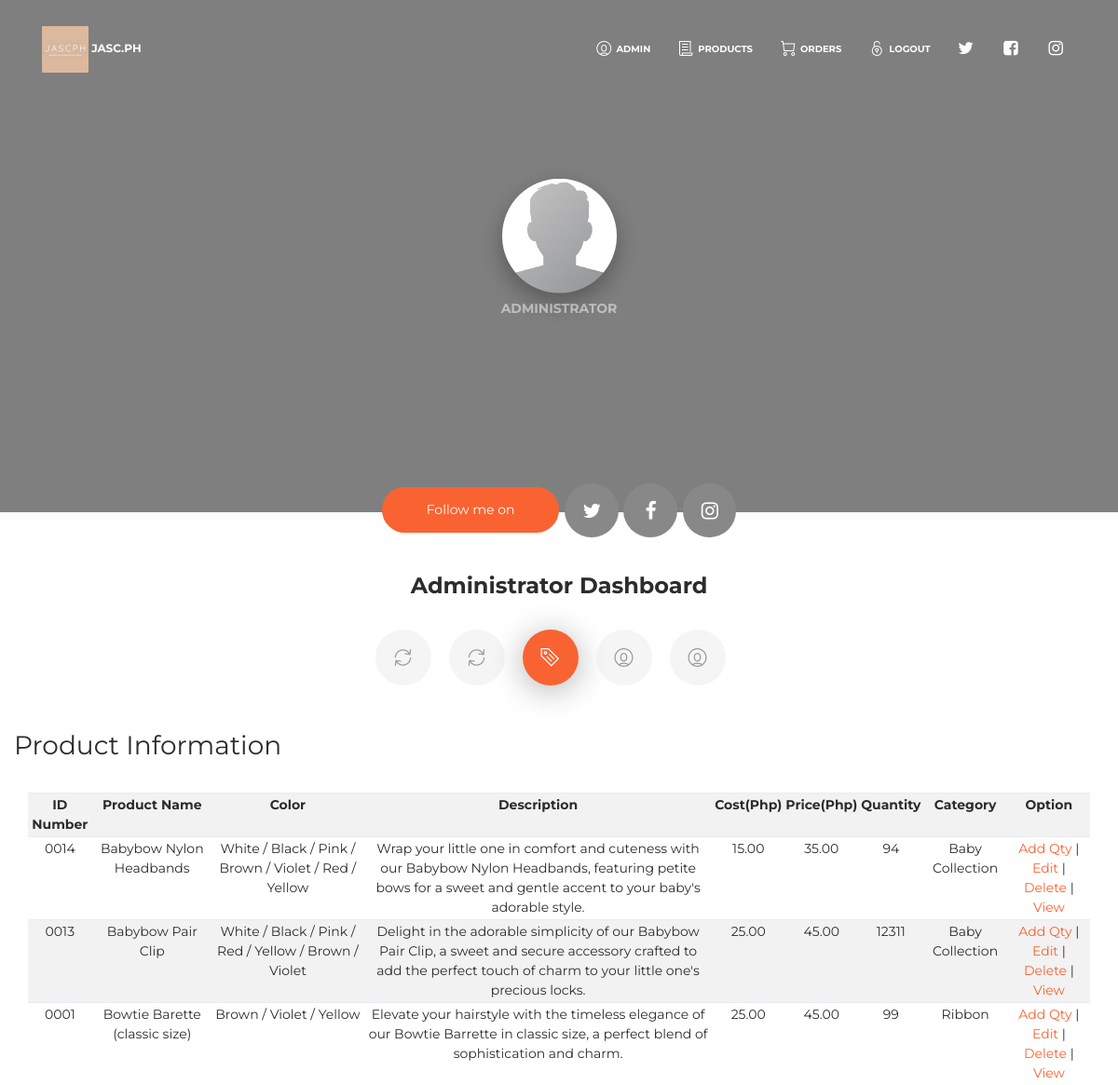
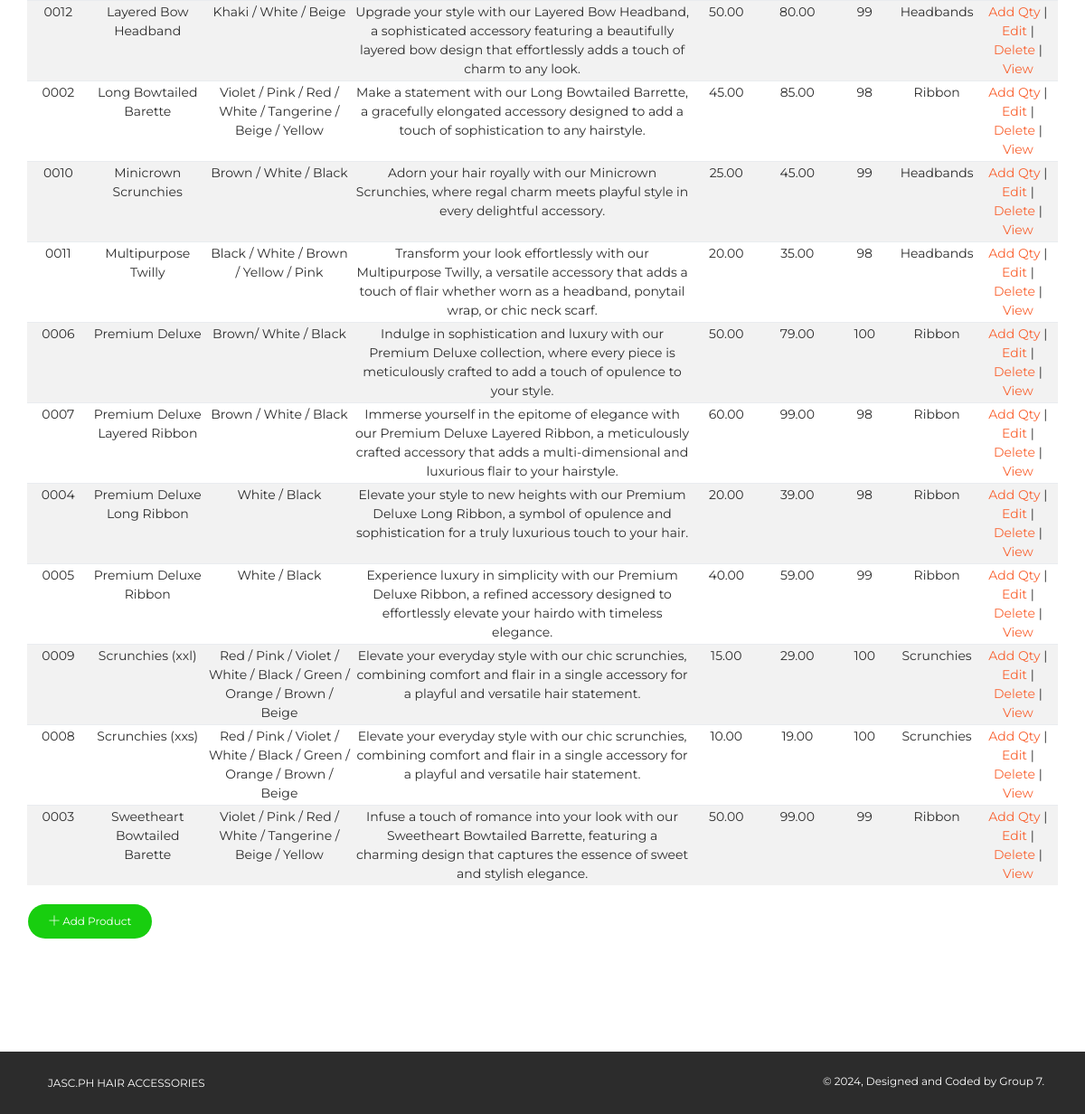
The app's page /pages/admin_panel.php (signed in) with its own data (2 pictures, top to bottom).
### tables this page shows
CREATE TABLE `products` (
  `prod_id` int(11) NOT NULL,
  `prod_name` varchar(50) NOT NULL,
  `prod_color` varchar(255) NOT NULL,
  `prod_desc` varchar(500) NOT NULL,
  `prod_qty` int(11) NOT NULL,
  `prod_cost` decimal(10,2) NOT NULL,
  `prod_price` decimal(10,2) NOT NULL,
  `category` varchar(100) NOT NULL,
  `supplier` varchar(100) NOT NULL,
  `prod_serial` varchar(50) NOT NULL,
  `prod_pic1` varchar(500) NOT NULL,
  `prod_pic2` varchar(500) NOT NULL,
  `prod_pic3` varchar(500) NOT NULL
);

### pages/admin_panel.php (the view, shortened to what this page needs)
<!DOCTYPE html>
<html lang="en">
<head>
    <link rel="stylesheet" href="https://maxcdn.bootstrapcdn.com/font-awesome/latest/css/font-awesome.min.css" />
    <link href="../assets/css/bootstrap.min.css" rel="stylesheet" />
    <link href="../assets/css/now-ui-kit.css?v=1.1.0" rel="stylesheet" />
    <link href="../assets/css/demo.css" rel="stylesheet" />
    <link rel="stylesheet" href="../plugins/datatables/dataTables.bootstrap.css">
</head>
<body class="profile-page sidebar-collapse">
    <nav class="navbar navbar-expand-lg bg-primary fixed-top navbar-transparent " color-on-scroll="400">
        <div class="container">
            <div class="navbar-translate">
                <a href="admin_index.php" class="navbar-brand" rel="tooltip" title="Designed and Coded by Group 7." data-placement="bottom" target="">
                    <img src="../uploads/newlogo.jpg" width="50" height="50" >
                    <b> JASC.ph</b>
                </a>
            </div>
            <div class="collapse navbar-collapse justify-content-end" id="navigation" data-nav-image="../assets/img/blurred-image-1.jpg">
                <ul class="navbar-nav">
                    <li class="nav-item">
                        <a class="nav-link" href="admin_panel.php" onclick="scrollToDownload()">
                            <i class="now-ui-icons users_circle-08"></i>
                          <b>  <p>
                                <?php
                                 include('../config/dbconn.php');
                                 $query=mysqli_query($dbconn,"SELECT * FROM `admin` WHERE user_id='".$_SESSION['id']."'");
                                 $row=mysqli_fetch_array($query);
                                 echo 'Admin '.$row['firstname'].'';
                                ?>
                            </p> </b>
                        </a>
                    </li>
                    <li class="nav-item">
                        <a class="nav-link" href="admin_products.php">
                            <i class="now-ui-icons files_paper"></i>
                         <b>   <p>Products</p> </b>
                        </a>
                    </li>
                    <li class="nav-item">
                        <a class="nav-link" href="orders.php">
                            <i class="now-ui-icons shopping_cart-simple"></i>
                           <b> <p>Orders</p> </b>
                        </a>
                    </li>
                    <li class="nav-item">
                        <a href="logout.php" class="nav-link" href="" onclick="scrollToDownload()">
                            <i class="now-ui-icons ui-1_lock-circle-open"></i>
                           <b> <p>Logout</p> </b>
                        </a>
                    </li>
                    <li class="nav-item">
                        <a class="nav-link" rel="tooltip" title="Follow us on Twitter" data-placement="bottom" href="https://twitter.com/Jasminelaeee" target="_blank">
                            <i class="fa fa-twitter"></i>
                        </a>
                    </li>
                    <li class="nav-item">
                        <a class="nav-link" rel="tooltip" title="Like us on Facebook" data-placement="bottom" href="https://www.facebook.com/jasminesewcollectionph" target="_blank">
                            <i class="fa fa-facebook-square"></i>
                        </a>
                    </li>
                    <li class="nav-item">
                        <a class="nav-link" rel="tooltip" title="Follow us on Instagram" data-placement="bottom" href="https://www.instagram.com/jasc_ph/" target="_blank">
                            <i class="fa fa-instagram"></i>
                        </a>
                    </li>
                </ul>
            </div>
        </div>
    </nav>
        <div class="wrapper">
            <div class="page-header page-header-small" filter-color="none">
                <div class="container">
                    <div class="content-center">
                        <div class="photo-container">
                            <img src="../assets/img/default-avatar.png" alt="">
                        </div>
                        <p class="category">Administrator</p>
                    </div>
                </div>
            </div>
        </div>
        <div class="section">
            <div class="container">
                <div class="button-container">
                    <a href="" class="btn btn-primary btn-round btn-lg">Follow me on</a>
                    <a href="https://twitter.com/Itchanooo_" target="_blank" class="btn btn-default btn-round btn-lg btn-icon" rel="tooltip" title="Follow me on Twitter">
                        <i class="fa fa-twitter"></i>
                    </a>
                    <a href="https://www.facebook.com/christian.villaveza/" target="_blank" class="btn btn-default btn-round btn-lg btn-icon" rel="tooltip" title="Follow me on Facebook">
                        <i class="fa fa-facebook"></i>
                    </a>
                    <a href="https://www.instagram.com/itchanoo_/" target="_blank" class="btn btn-default btn-round btn-lg btn-icon" rel="tooltip" title="Follow me on Instagram">
                        <i class="fa fa-instagram"></i>
                    </a>
                </div>
               <div class="row">
                    <div class="col-md-6 ml-auto mr-auto">
                        <h4 class="title text-center">Administrator Dashboard</h4>
                        <div class="nav-align-center">
                            <ul class="nav nav-pills nav-pills-primary" role="tablist">
                                <li class="nav-item">
                                    <a class="nav-link" data-toggle="tab" href="#userlog" role="tablist">
                                        <i class="now-ui-icons loader_refresh"></i>
                                    </a>
                                </li>
                                <li class="nav-item">
                                    <a class="nav-link" data-toggle="tab" href="#adminlog" role="tablist">
                                        <i class="now-ui-icons loader_refresh"></i>
                                    </a>
                                </li>
                                <li class="nav-item">
                                    <a class="nav-link active" data-toggle="tab" href="#products" role="tablist">
                                        <i class="now-ui-icons shopping_tag-content"></i>
                                    </a>
                                </li>
                                <li class="nav-item">
                                    <a class="nav-link" data-toggle="tab" href="#user_accounts" role="tablist">
                                        <i class="now-ui-icons users_circle-08"></i>
                                    </a>
                                </li>
                                <li class="nav-item">
                                    <a class="nav-link" data-toggle="tab" href="#admin_accounts" role="tablist">
                                        <i class="now-ui-icons users_circle-08"></i>
                                    </a>
                                </li>
                            </ul>
                        </div>
                    </div>
                    <div class="tab-content gallery">
                        <div class="tab-pane active" id="products" role="tabpanel">
                            <div class="col-md-12 ml-auto mr-auto">
                                <div class="row collections">
                                    <br>
                                    <div class="row">
                                        <div align="center">
                                            <h3>Product Information</h3>
                                        </div>
                                    </div>
                                    <br>
                                      <?php
                                      include('../config/dbconn.php');
                                      $query = "SELECT * FROM products ORDER BY prod_name ASC";
                                      $result = mysqli_query($dbconn,$query);
                                      ?>
                                <br>
                                <br>
                                <table id="" class="table table-condensed table-striped">
                                    <tr>
                                      <th>ID Number</th>
                                      <th>Product Name</th>
                                      <th>Color</th>
                                      <th>Description</th>
                                      <th>Cost(Php)</th>
                                      <th>Price(Php)</th>
                                      <th>Quantity</th>
                                      <th>Category</th>
                                      <th>Option</th>
                                    </tr>
                                        <?php
                                          if($result){
                                            while($res = mysqli_fetch_array($result)) {
                                              echo "<tr>";
                                                echo "<td>".$res['prod_serial']."</td>";
                                                echo "<td>".$res['prod_name']."</td>";
                                                echo "<td>".$res['prod_color']."</td>";
                                                echo "<td>".$res['prod_desc']."</td>";
                                                echo "<td>".$res['prod_cost']."</td>";
                                                echo "<td>".$res['prod_price']."</td>";
                                                $prod_qty=$res['prod_qty'];
                                                if ($prod_qty<=10){
                                                ?>
                                                 <td><span style="color:red;"><?php echo $res['prod_qty'];?> : Reorder!</span></td>
                                                 <?php
                                                }else{
                                               ?>
                                               <td><?php echo $res['prod_qty'];?></td>
                                               <?php }
                                                echo "<td>".$res['category']."</td>";
                                                echo "<td><a href=\"product_add_qty.php?prod_id=$res[prod_id]\">Add Qty</a> | <a href=\"product_update.php?prod_id=$res[prod_id]\">Edit</a> | <a href=\"product_delete.php?prod_id=$res[prod_id]
                                                \" onClick=\"return confirm('Are you sure you want to delete?')\">Delete</a> | <a href=\"admin_product_details.php?prod_id=$res[prod_id]\">View</a></td>";
                                              echo "</tr>";
                                            }
                                          }?>
                                </table>
                                <br><br>
                                <a class="btn btn-success btn-round" href="product_add.php"><i class="now-ui-icons ui-1_simple-add"></i> Add Product</a>
                                </div>
                            </div>
                        </div>
                    </div>
                </div>
            </div>
        </div>
        <footer class="footer" data-background-color="black">
           <div class="container">
                <nav>
                    <ul>
                        <li>
                            <a href="" target="_blank">
                                   JASC.ph Hair Accessories
                            </a>
                        </li>
                    </ul>
                </nav>
                <div class="copyright">
                    &copy;
                    , Designed and Coded by Group 7.
                </div>
            </div>
        </footer>
</body>
</html>

### records on screen
products: prod_serial "0014", prod_name "Babybow Nylon Headbands", prod_color "White / Black / Pink / Brown / Violet / Red / Yellow", prod_desc "Wrap your little one in comfort and cuteness with our Babybow Nylon Headbands, featuring petite bows for a sweet and gentle accent to your baby's adorable style.", prod_cost "15.00", prod_price "35.00", prod_qty "94", category "Baby Collection"
products: prod_serial "0013", prod_name "Babybow Pair Clip", prod_color "White / Black / Pink / Red / Yellow / Brown / Violet", prod_desc "Delight in the adorable simplicity of our Babybow Pair Clip, a sweet and secure accessory crafted to add the perfect touch of charm to your little one's precious locks.", prod_cost "25.00", prod_price "45.00", prod_qty "12311", category "Baby Collection"
products: prod_serial "0001", prod_name "Bowtie Barette (classic size)", prod_color "Brown / Violet / Yellow", prod_desc "Elevate your hairstyle with the timeless elegance of our Bowtie Barrette in classic size, a perfect blend of sophistication and charm.", prod_cost "25.00", prod_price "45.00", prod_qty "99", category "Ribbon"
products: prod_serial "0012", prod_name "Layered Bow Headband", prod_color "Khaki / White / Beige", prod_desc "Upgrade your style with our Layered Bow Headband, a sophisticated accessory featuring a beautifully layered bow design that effortlessly adds a touch of charm to any look.", prod_cost "50.00", prod_price "80.00", prod_qty "99", category "Headbands"
products: prod_serial "0002", prod_name "Long Bowtailed Barette", prod_color "Violet / Pink / Red / White / Tangerine / Beige / Yellow", prod_desc "Make a statement with our Long Bowtailed Barrette, a gracefully elongated accessory designed to add a touch of sophistication to any hairstyle.", prod_cost "45.00", prod_price "85.00", prod_qty "98", category "Ribbon"
products: prod_serial "0010", prod_name "Minicrown Scrunchies", prod_color "Brown / White / Black", prod_desc "Adorn your hair royally with our Minicrown Scrunchies, where regal charm meets playful style in every delightful accessory.", prod_cost "25.00", prod_price "45.00", prod_qty "99", category "Headbands"
products: prod_serial "0011", prod_name "Multipurpose Twilly", prod_color "Black / White / Brown / Yellow / Pink", prod_desc "Transform your look effortlessly with our Multipurpose Twilly, a versatile accessory that adds a touch of flair whether worn as a headband, ponytail wrap, or chic neck scarf.", prod_cost "20.00", prod_price "35.00", prod_qty "98", category "Headbands"
products: prod_serial "0006", prod_name "Premium Deluxe", prod_color "Brown/ White / Black", prod_desc "Indulge in sophistication and luxury with our Premium Deluxe collection, where every piece is meticulously crafted to add a touch of opulence to your style.", prod_cost "50.00", prod_price "79.00", prod_qty "100", category "Ribbon"
products: prod_serial "0007", prod_name "Premium Deluxe Layered Ribbon", prod_color "Brown / White / Black", prod_desc "Immerse yourself in the epitome of elegance with our Premium Deluxe Layered Ribbon, a meticulously crafted accessory that adds a multi-dimensional and luxurious flair to your hairstyle.", prod_cost "60.00", prod_price "99.00", prod_qty "98", category "Ribbon"
products: prod_serial "0004", prod_name "Premium Deluxe Long Ribbon", prod_color "White / Black", prod_desc "Elevate your style to new heights with our Premium Deluxe Long Ribbon, a symbol of opulence and sophistication for a truly luxurious touch to your hair.", prod_cost "20.00", prod_price "39.00", prod_qty "98", category "Ribbon"
products: prod_serial "0005", prod_name "Premium Deluxe Ribbon", prod_color "White / Black", prod_desc "Experience luxury in simplicity with our Premium Deluxe Ribbon, a refined accessory designed to effortlessly elevate your hairdo with timeless elegance.", prod_cost "40.00", prod_price "59.00", prod_qty "99", category "Ribbon"
products: prod_serial "0009", prod_name "Scrunchies (xxl)", prod_color "Red / Pink / Violet / White / Black / Green / Orange / Brown / Beige", prod_desc "Elevate your everyday style with our chic scrunchies, combining comfort and flair in a single accessory for a playful and versatile hair statement.", prod_cost "15.00", prod_price "29.00", prod_qty "100", category "Scrunchies"
products: prod_serial "0008", prod_name "Scrunchies (xxs)", prod_color "Red / Pink / Violet / White / Black / Green / Orange / Brown / Beige", prod_desc "Elevate your everyday style with our chic scrunchies, combining comfort and flair in a single accessory for a playful and versatile hair statement.", prod_cost "10.00", prod_price "19.00", prod_qty "100", category "Scrunchies"
products: prod_serial "0003", prod_name "Sweetheart Bowtailed Barette", prod_color "Violet / Pink / Red / White / Tangerine / Beige / Yellow", prod_desc "Infuse a touch of romance into your look with our Sweetheart Bowtailed Barrette, featuring a charming design that captures the essence of sweet and stylish elegance.", prod_cost "50.00", prod_price "99.00", prod_qty "99", category "Ribbon"
